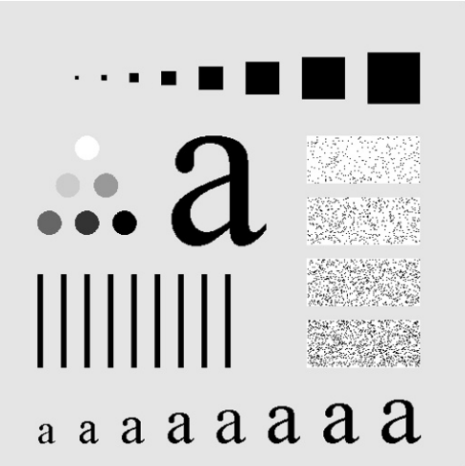
#> input picture lab06/a.png, 465 x 466 px
$ jupyter execute lab06.ipynb
#> lines starting #> are read from the running program, lines starting #| are printed output that depends on the picture; after the words box and inside, x2 and y2 are one past the last pixel; in counts of white or black regions, pixels touching at a corner belong together
[cell 1]
import cv2
import numpy as np
import matplotlib.pyplot as plt

def pyplot_image_show(image,cmap = 'gray',figsize = (18,9)):
    plt.figure(figsize = figsize)
    plt.imshow(image,cmap='gray')
    plt.title(str((image.min(),image.max())))

def pyplot_comparative_show(image_1,image_2,cmap = 'gray',figsize = (18,9)):
    _,(ax1,ax2) = plt.subplots(1,2,figsize=figsize)
    ax1.imshow(image_1,cmap='gray')
    ax2.imshow(image_2,cmap='gray')
    ax1.set_title(str((image_1.min(),image_1.max())))
    ax2.set_title(str((image_2.min(),image_2.max())))

def pyplot_comparative_show_3(image_1,image_2,image_3,cmap = 'gray',figsize = (18,9)):
    _,(ax1,ax2,ax3) = plt.subplots(1,3,figsize=figsize)
    ax1.imshow(image_1,cmap='gray')
    ax2.imshow(image_2,cmap='gray')
    ax3.imshow(image_3,cmap='gray')
    ax1.set_title(str((image_1.min(),image_1.max())))
    ax2.set_title(str((image_2.min(),image_2.max())))
    ax3.set_title(str((image_3.min(),image_3.max())))

# Load Stock Image

[cell 2]
image_stock = cv2.imread("a.png", cv2.IMREAD_GRAYSCALE).astype('float')
#> image_stock: shape (466, 465) float64; min 0, max 255, mean 206.8
pyplot_image_show(image_stock)

# Find the spectre of an image(openCV)

[cell 3]
def apply_filter_to_image(image,filter):
    dft = cv2.dft(image,flags = cv2.DFT_COMPLEX_OUTPUT)
    dft_shift = np.fft.fftshift(dft)
    dft_shift = dft_shift * np.dstack([filter] * 2)
    rev_dft = np.fft.ifftshift(dft_shift)
    rev_image = cv2.idft(rev_dft,flags=cv2.DFT_COMPLEX_OUTPUT)
    rev_image_float = cv2.magnitude(rev_image[:,:,0],rev_image[:,:,1])
    return rev_image_float

[cell 4]
ffd_image_2 = cv2.dft(np.float64(image_stock),flags = cv2.DFT_COMPLEX_OUTPUT)
dft_shift = np.fft.fftshift(ffd_image_2)

magnitude_spectrum_2 = 20*np.log(cv2.magnitude(dft_shift[:,:,0],dft_shift[:,:,1]))
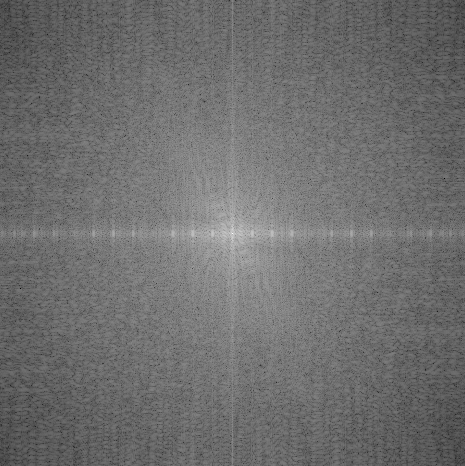
#> magnitude_spectrum_2: shape (466, 465) float64; min 16.34, max 352.4, mean 162.2; drawn with min black and max white
pyplot_comparative_show(image_stock,magnitude_spectrum_2)
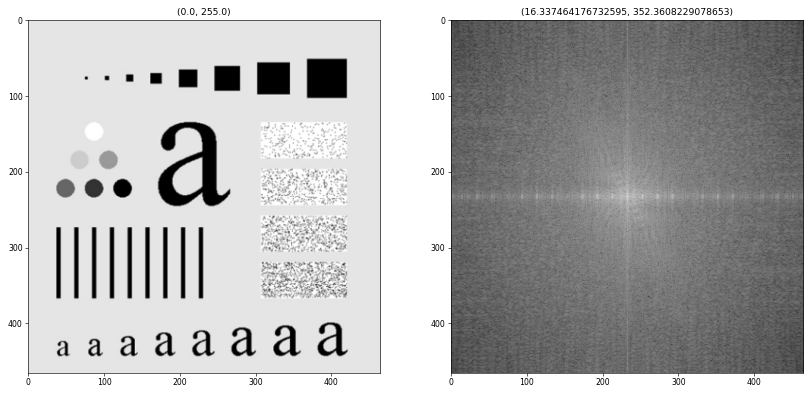
#> figure drawn by matplotlib, 2 panels

# Construct Frequency Filter(ideal)

[cell 5]
dim_1 = 10
low_pass_filter = np.zeros_like(image_stock)
x_div = image_stock.shape[0]/2
#> x_div = 233
y_div = image_stock.shape[1]/2
#> y_div = 232.5
for i in range(image_stock.shape[0]):
    for j in range(image_stock.shape[1]):
        if ((i - x_div)**2+(j-y_div)**2 <= 900):
            low_pass_filter[i,j] = 1
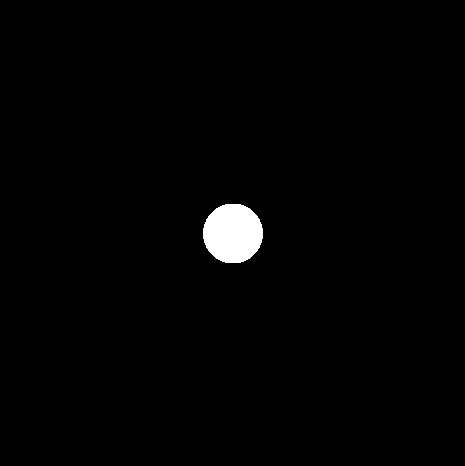
#> low_pass_filter: shape (466, 465) float64; values 0 (black) and 1 (white), 1.3% white; 1 white region, box (x1, y1, x2, y2) and area: (203, 204, 263, 263) 2820
pyplot_image_show(low_pass_filter)

# Apply Ideal Filter

[cell 6]
image_ideal_filt = apply_filter_to_image(image_stock,low_pass_filter)
#> in apply_filter_to_image, `rev_image_float = cv2.magnitude(rev_image[:,:,0],rev_image[:,:,1])`:
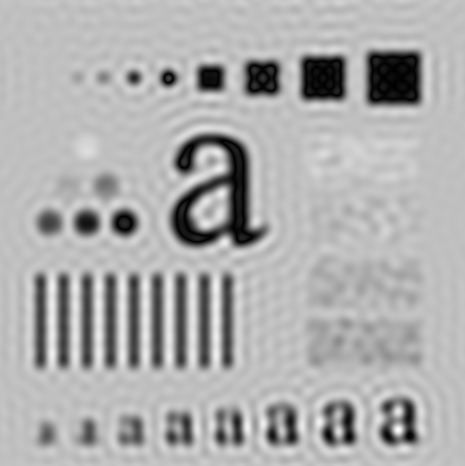
#> rev_image_float: shape (466, 465) float64; min 20837.3, max 65957345.9, mean 44981190.3; drawn with min black and max white
pyplot_comparative_show(image_stock,image_ideal_filt)
